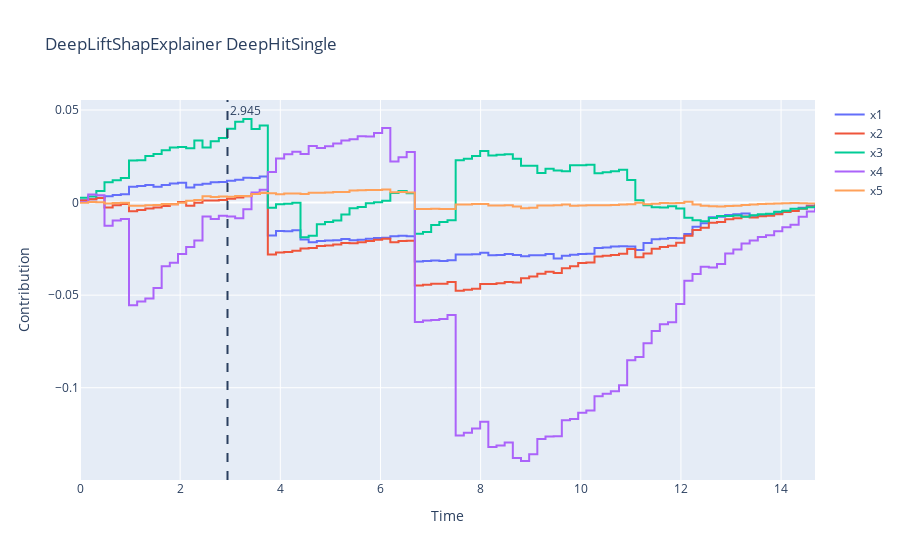

The notebook cell this image was saved under:
### Code cell
dls_expl = DeepLiftShapExplainer(deephit_, test_X, test_y)

dls_expl0 = run_explainer_n_times(dls_expl, test_X.iloc[[690]], test_y[690]["duration"], "exp1", n=10)
